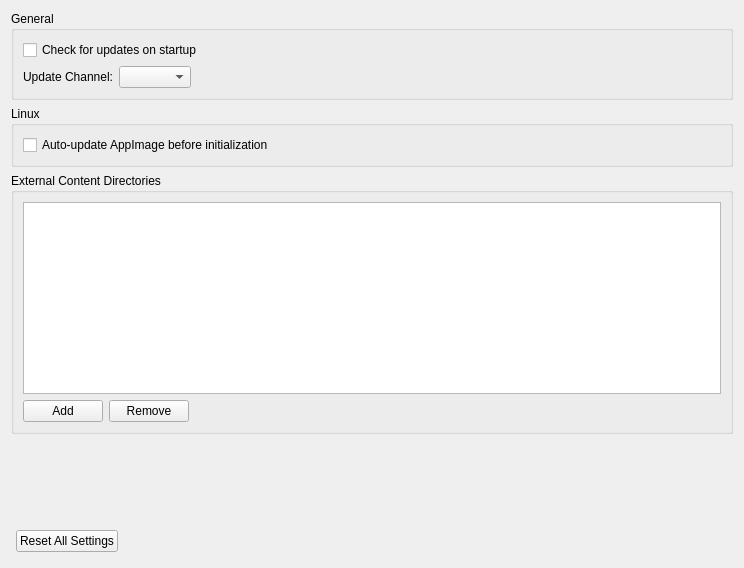
<?xml version="1.0" encoding="UTF-8"?>
<ui version="4.0">
 <class>ConfigureGeneral</class>
 <widget class="QWidget" name="ConfigureGeneral">
  <property name="geometry">
   <rect>
    <x>0</x>
    <y>0</y>
    <width>744</width>
    <height>568</height>
   </rect>
  </property>
  <property name="windowTitle">
   <string>Form</string>
  </property>
  <property name="accessibleName">
   <string>General</string>
  </property>
  <layout class="QHBoxLayout" name="HorizontalLayout">
   <item>
    <layout class="QVBoxLayout" name="VerticalLayout">
     <item>
      <widget class="QGroupBox" name="GeneralGroupBox">
       <property name="title">
        <string>General</string>
       </property>
       <layout class="QHBoxLayout" name="GeneralHorizontalLayout">
        <item>
         <widget class="QWidget" name="general_widget" native="true">
          <layout class="QVBoxLayout" name="GeneralVerticalLayout">
           <property name="leftMargin">
            <number>0</number>
           </property>
           <property name="topMargin">
            <number>0</number>
           </property>
           <property name="rightMargin">
            <number>0</number>
           </property>
           <property name="bottomMargin">
            <number>0</number>
           </property>
            <item>
             <widget class="QCheckBox" name="check_for_updates_checkbox">
              <property name="text">
               <string>Check for updates on startup</string>
              </property>
             </widget>
            </item>
            <item>
             <layout class="QHBoxLayout" name="update_channel_layout">
              <item>
               <widget class="QLabel" name="update_channel_label">
                <property name="text">
                 <string>Update Channel:</string>
                </property>
               </widget>
              </item>
              <item>
               <widget class="QComboBox" name="update_channel_combo">
                <property name="maximumSize">
                 <size>
                  <width>200</width>
                  <height>16777215</height>
                 </size>
                </property>
                <property name="sizePolicy">
                 <sizepolicy hsizetype="Preferred" vsizetype="Fixed">
                  <horstretch>0</horstretch>
                  <verstretch>0</verstretch>
                 </sizepolicy>
                </property>
               </widget>
              </item>
              <item>
               <spacer name="update_channel_spacer">
                <property name="orientation">
                 <enum>Qt::Horizontal</enum>
                </property>
                <property name="sizeHint" stdset="0">
                 <size>
                  <width>40</width>
                  <height>20</height>
                 </size>
                </property>
               </spacer>
              </item>
             </layout>
            </item>
          </layout>
         </widget>
        </item>
       </layout>
      </widget>
     </item>
     <item>
      <widget class="QGroupBox" name="LinuxGroupBox">
       <property name="title">
        <string>Linux</string>
       </property>
       <layout class="QVBoxLayout" name="LinuxVerticalLayout_1">
        <item>
         <widget class="QWidget" name="linux_widget" native="true">
          <layout class="QVBoxLayout" name="LinuxVerticalLayout_2">
           <property name="leftMargin">
            <number>0</number>
           </property>
           <property name="topMargin">
            <number>0</number>
           </property>
           <property name="rightMargin">
            <number>0</number>
           </property>
           <property name="bottomMargin">
            <number>0</number>
           </property>
           <item>
            <widget class="QCheckBox" name="auto_update_before_init_checkbox">
             <property name="text">
              <string>Auto-update AppImage before initialization</string>
             </property>
            </widget>
           </item>
          </layout>
         </widget>
        </item>
       </layout>
      </widget>
     </item>
     <item>
      <widget class="QGroupBox" name="ExternalContentGroupBox">
       <property name="title">
        <string>External Content Directories</string>
       </property>
       <layout class="QVBoxLayout" name="ExternalContentVerticalLayout">
        <item>
         <widget class="QListWidget" name="external_content_list">
          <property name="alternatingRowColors">
           <bool>true</bool>
          </property>
         </widget>
        </item>
        <item>
         <layout class="QHBoxLayout" name="ExternalContentButtonsLayout">
          <item>
           <widget class="QPushButton" name="button_add_external_content">
            <property name="text">
             <string>Add</string>
            </property>
           </widget>
          </item>
          <item>
           <widget class="QPushButton" name="button_remove_external_content">
            <property name="text">
             <string>Remove</string>
            </property>
           </widget>
          </item>
          <item>
           <spacer name="horizontalSpacer_ExternalContent">
            <property name="orientation">
             <enum>Qt::Horizontal</enum>
            </property>
            <property name="sizeHint" stdset="0">
             <size>
              <width>40</width>
              <height>20</height>
             </size>
            </property>
           </spacer>
          </item>
         </layout>
        </item>
       </layout>
      </widget>
     </item>
     <item>
      <spacer name="verticalSpacer">
       <property name="orientation">
        <enum>Qt::Vertical</enum>
       </property>
       <property name="sizeHint" stdset="0">
        <size>
         <width>20</width>
         <height>40</height>
        </size>
       </property>
      </spacer>
     </item>
     <item>
      <layout class="QHBoxLayout" name="layout_reset">
       <property name="spacing">
        <number>6</number>
       </property>
       <property name="leftMargin">
        <number>5</number>
       </property>
       <property name="topMargin">
        <number>5</number>
       </property>
       <property name="rightMargin">
        <number>5</number>
       </property>
       <property name="bottomMargin">
        <number>5</number>
       </property>
       <item>
        <widget class="QPushButton" name="button_reset_defaults">
         <property name="text">
          <string>Reset All Settings</string>
         </property>
        </widget>
       </item>
       <item>
        <spacer name="spacer_reset">
         <property name="orientation">
          <enum>Qt::Horizontal</enum>
         </property>
         <property name="sizeHint" stdset="0">
          <size>
           <width>40</width>
           <height>20</height>
          </size>
         </property>
        </spacer>
       </item>
      </layout>
     </item>
    </layout>
   </item>
  </layout>
 </widget>
 <resources/>
 <connections/>
</ui>
